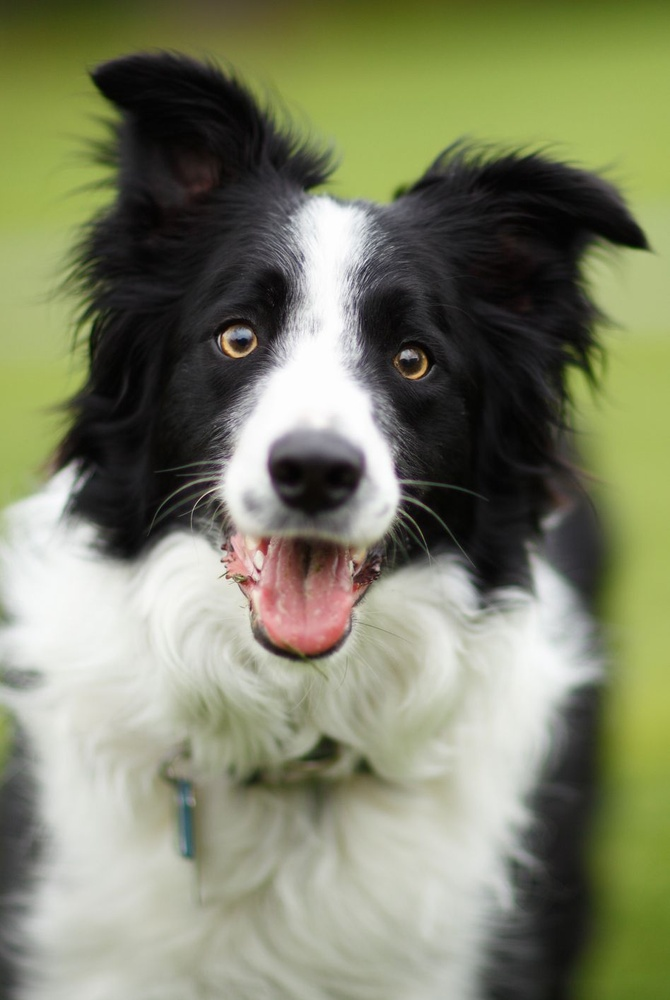
#> input picture happy-dog-outdoors-royalty-free-image-1652927740.jpg, 670 x 1000 px, shrunk from 948 x 1414 before the run
$ jupyter execute Untitled1.ipynb
#> lines starting #> are read from the running program, lines starting #| are printed output that depends on the picture; after the words box and inside, x2 and y2 are one past the last pixel; in counts of white or black regions, pixels touching at a corner belong together
[cell 1]
import cv2
import numpy as np
import matplotlib.pyplot as plt

[cell 2]
img = cv2.imread('happy-dog-outdoors-royalty-free-image-1652927740.jpg')
#> img is the input picture: shape (1000, 670, 3); mean B, G, R 104.1, 130.5, 126.8

[cell 3]
img

[cell 4]
type(img)

[cell 5]
img.shape
#> Out = (1000, 670, 3)

[cell 6]
plt.imshow(img)

[cell 7]
normal = cv2.cvtColor(img,cv2.COLOR_BGR2RGB)
plt.imshow(normal)

[cell 8]
def get_image(image,cmap=None):
    plt.axis('off')
    plt.imshow(image,cmap=cmap)
    plt.show()

[cell 9]
get_image(normal)

[cell 10]
#Colorized
hsv = cv2.cvtColor(img,cv2.COLOR_BGR2HSV)
#> hsv: shape (1000, 670, 3); mean H, S, V 46.8, 55.7, 132.3
get_image(hsv)

[cell 11]
#Grayscale
gray= cv2.cvtColor(img,cv2.COLOR_BGR2GRAY)
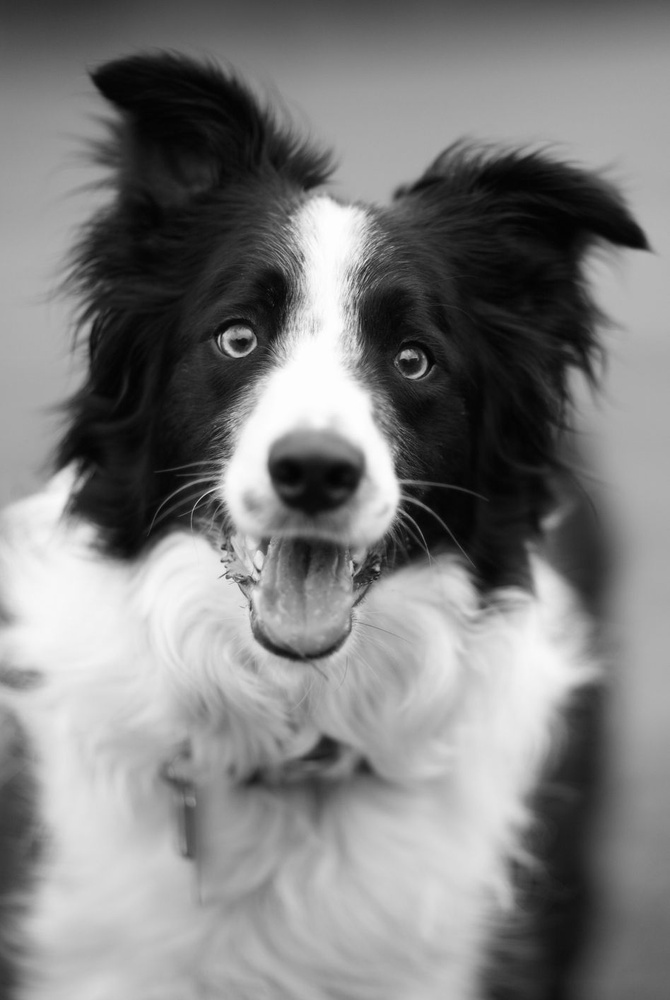
#> gray: shape (1000, 670); min 1, max 255, mean 126.4
get_image(gray,cmap='gray')

[cell 12]
# Blurred
width,height = normal.shape[:2]
#> width = 1000; height = 670
print(width,height)
#| 1000 670

if width > 500:
    k=(50,50)
elif width > 200 and width <= 500:
    k=(25,25)

else:
    k=(10,10)

blur = cv2.blur(normal,k)
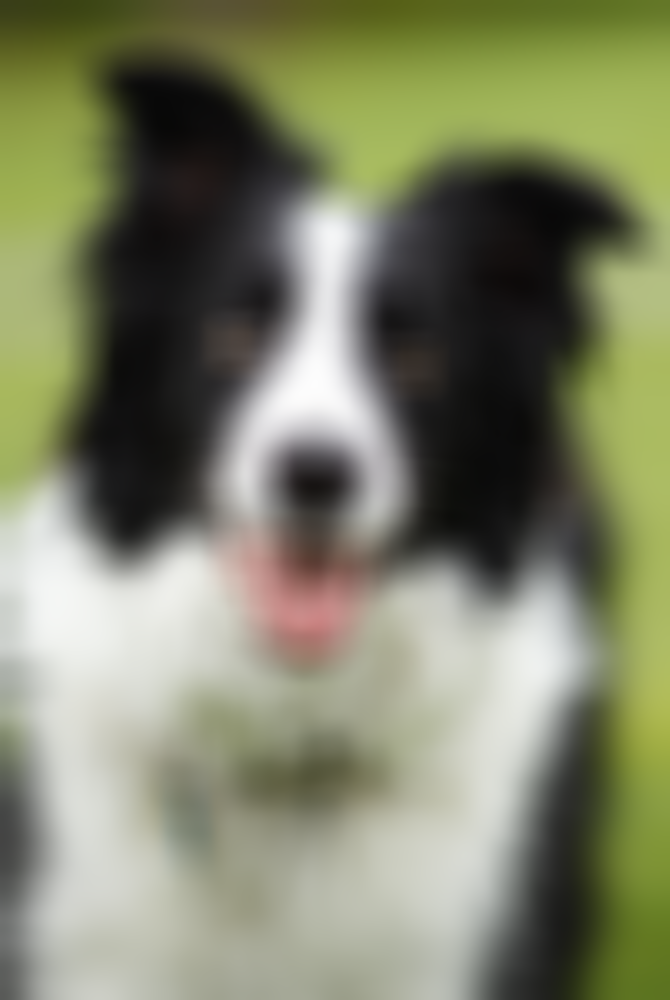
#> blur: shape (1000, 670, 3); mean R, G, B 126.8, 130.5, 104.1
get_image(blur)

[cell 13]
#Binary

v, binary = cv2.threshold(gray,100,255,cv2.THRESH_BINARY)
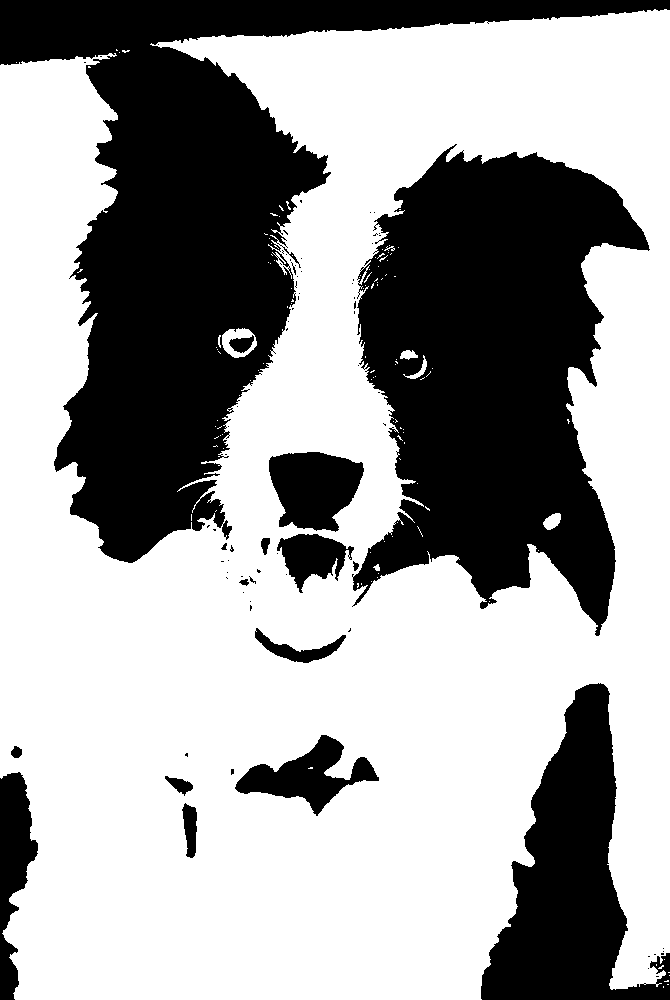
#> binary: shape (1000, 670); 63.5% white; 78 black regions (62 under 20 px), largest, box (x1, y1, x2, y2) and area: (0, 0, 670, 563) 106479, (352, 144, 650, 636) 89564, (481, 683, 670, 1000) 28414
get_image(binary,cmap='gray')

[cell 14]
#Inber

invert = cv2.bitwise_not(binary)
get_image(invert,cmap='gray')
